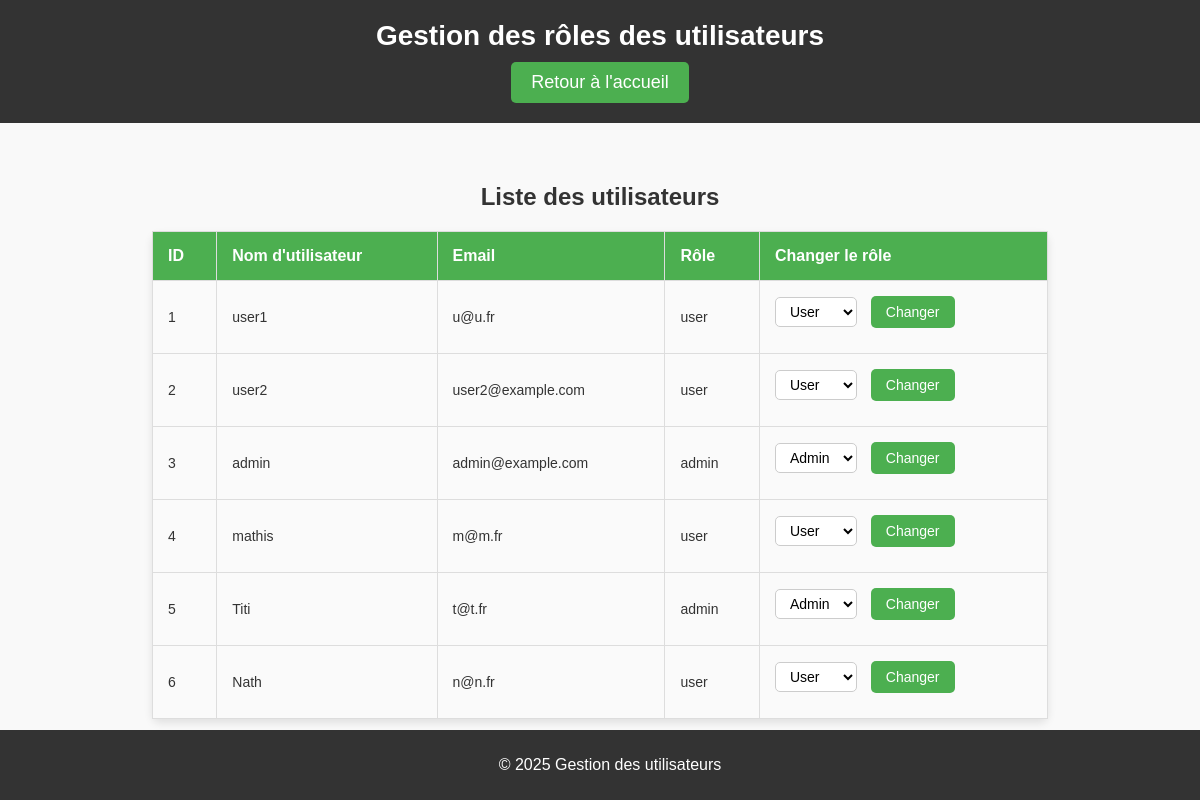
Page /changer_role.php (signed in) on the earlier database version.
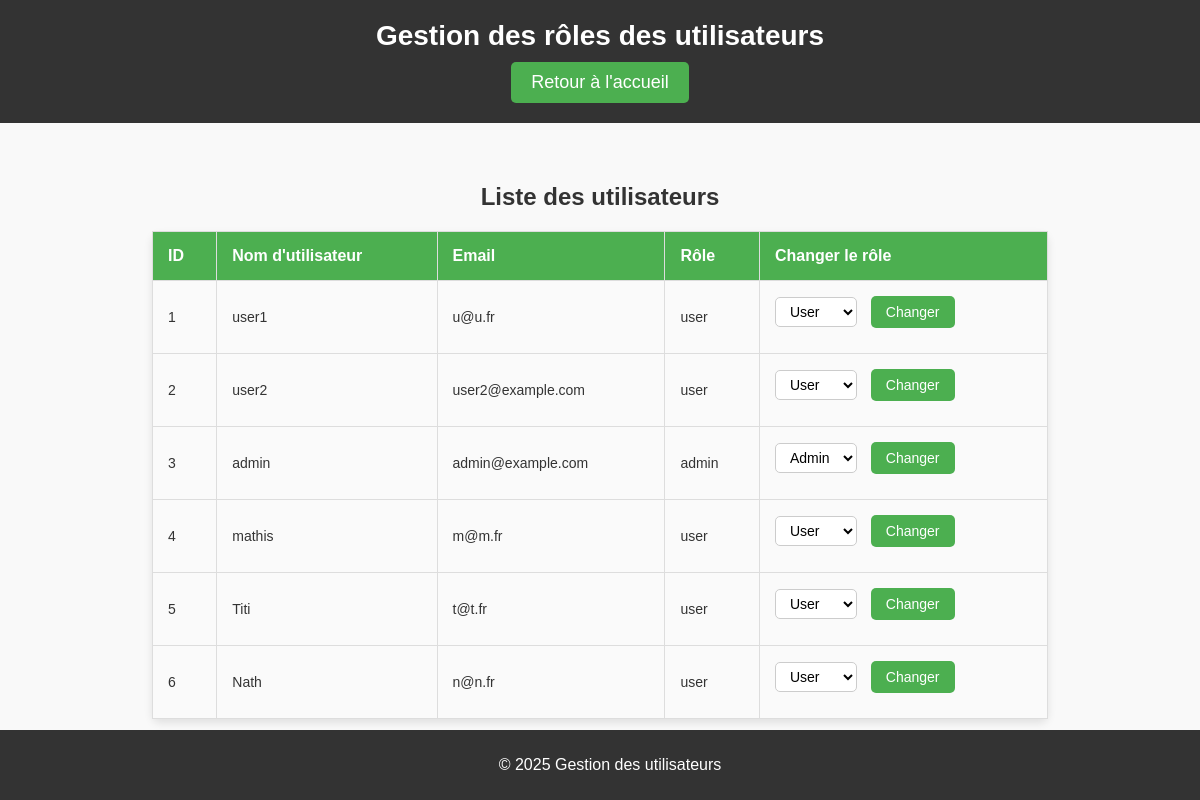
Same page on the later database version.
### tables this page shows
CREATE TABLE IF NOT EXISTS `users` (
  `id` int NOT NULL AUTO_INCREMENT,
  `username` varchar(100) NOT NULL,
  `email` varchar(255) NOT NULL,
  `password` varchar(100) NOT NULL,
  `role` enum('user','admin') DEFAULT 'user',
  PRIMARY KEY (`id`),
  UNIQUE KEY `username` (`username`)
);

### changer_role.php (the view, shortened to what this page needs)
<?php
$host = 'localhost';
$user = 'root';
$pass = '';
$dbname = 'livres';
try {
    $pdo = new PDO("mysql:host=$host;dbname=$dbname", $user, $pass);
    $pdo->setAttribute(PDO::ATTR_ERRMODE, PDO::ERRMODE_EXCEPTION);
} catch (PDOException $e) {
    echo "Erreur : " . $e->getMessage();
    exit;
}
$stmt = $pdo->query("SELECT id, username, email, role FROM users");
$users = $stmt->fetchAll(PDO::FETCH_ASSOC);
?>
<!DOCTYPE html>
<html lang="fr">
<head>
    <link rel="stylesheet" href="css/style9.css">
</head>
<body>
<header>
    <div class="header-container">
        <h1>Gestion des rôles des utilisateurs</h1>
        <a href="index.php">Retour à l'accueil</a>
    </div>
</header>
<main>
    <h2>Liste des utilisateurs</h2>
    <table>
        <thead>
            <tr>
                <th>ID</th>
                <th>Nom d'utilisateur</th>
                <th>Email</th>
                <th>Rôle</th>
                <th>Changer le rôle</th>
            </tr>
        </thead>
        <tbody>
            <?php foreach ($users as $user): ?>
                <tr>
                    <td><?php echo htmlspecialchars($user['id']); ?></td>
                    <td><?php echo htmlspecialchars($user['username']); ?></td>
                    <td><?php echo htmlspecialchars($user['email']); ?></td>
                    <td><?php echo htmlspecialchars($user['role']); ?></td>
                    <td>
                        <form method="POST">
                            <select name="new_role">
                                <option value="user" <?php echo ($user['role'] == 'user') ? 'selected' : ''; ?>>User</option>
                                <option value="admin" <?php echo ($user['role'] == 'admin') ? 'selected' : ''; ?>>Admin</option>
                            </select>
                            <button type="submit" name="change_role">Changer</button>
                        </form>
                    </td>
                </tr>
            <?php endforeach; ?>
        </tbody>
    </table>
</main>
<footer>
    <p>&copy; 2025 Gestion des utilisateurs</p>
</footer>
</body>
</html>

Differences in the rows shown:
changed users "Titi": role "admin" → "user"; new_role "Admin" → "User"
